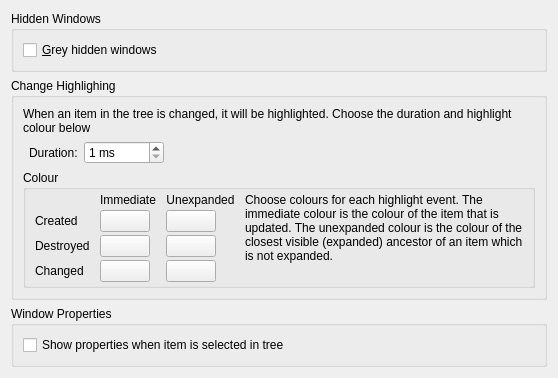
            <widget class="QWidget" name="windowTreePage">
             <layout class="QFormLayout" name="formLayout_5">
              <property name="fieldGrowthPolicy">
               <enum>QFormLayout::AllNonFixedFieldsGrow</enum>
              </property>
              <item row="1" column="0" colspan="2">
               <widget class="QGroupBox" name="groupBox_7">
                <property name="title">
                 <string>Change Highlighing</string>
                </property>
                <layout class="QVBoxLayout" name="verticalLayout_10">
                 <item>
                  <widget class="QLabel" name="label_16">
                   <property name="text">
                    <string>When an item in the tree is changed, it will be highlighted. Choose the duration and highlight colour below</string>
                   </property>
                   <property name="wordWrap">
                    <bool>true</bool>
                   </property>
                  </widget>
                 </item>
                 <item>
                  <widget class="QWidget" name="widget_11" native="true">
                   <layout class="QHBoxLayout" name="horizontalLayout_6">
                    <property name="leftMargin">
                     <number>6</number>
                    </property>
                    <property name="topMargin">
                     <number>0</number>
                    </property>
                    <property name="rightMargin">
                     <number>0</number>
                    </property>
                    <property name="bottomMargin">
                     <number>0</number>
                    </property>
                    <item>
                     <widget class="QLabel" name="label_15">
                      <property name="text">
                       <string>Duration:</string>
                      </property>
                     </widget>
                    </item>
                    <item>
                     <widget class="QSpinBox" name="spnChangeDuration">
                      <property name="suffix">
                       <string> ms</string>
                      </property>
                      <property name="minimum">
                       <number>1</number>
                      </property>
                      <property name="maximum">
                       <number>10000</number>
                      </property>
                     </widget>
                    </item>
                    <item>
                     <spacer name="horizontalSpacer_4">
                      <property name="orientation">
                       <enum>Qt::Horizontal</enum>
                      </property>
                      <property name="sizeHint" stdset="0">
                       <size>
                        <width>40</width>
                        <height>20</height>
                       </size>
                      </property>
                     </spacer>
                    </item>
                   </layout>
                  </widget>
                 </item>
                 <item>
                  <widget class="QGroupBox" name="groupBox_8">
                   <property name="title">
                    <string>Colour</string>
                   </property>
                   <layout class="QHBoxLayout" name="horizontalLayout_5" stretch="0,1">
                    <property name="spacing">
                     <number>10</number>
                    </property>
                    <property name="topMargin">
                     <number>3</number>
                    </property>
                    <property name="bottomMargin">
                     <number>3</number>
                    </property>
                    <item>
                     <widget class="QWidget" name="widget_12" native="true">
                      <layout class="QGridLayout" name="gridLayout_6">
                       <property name="horizontalSpacing">
                        <number>10</number>
                       </property>
                       <property name="verticalSpacing">
                        <number>3</number>
                       </property>
                       <property name="margin">
                        <number>0</number>
                       </property>
                       <item row="0" column="1">
                        <widget class="QLabel" name="label_19">
                         <property name="text">
                          <string>Immediate</string>
                         </property>
                         <property name="alignment">
                          <set>Qt::AlignCenter</set>
                         </property>
                        </widget>
                       </item>
                       <item row="0" column="2">
                        <widget class="QLabel" name="label_20">
                         <property name="text">
                          <string>Unexpanded</string>
                         </property>
                         <property name="alignment">
                          <set>Qt::AlignCenter</set>
                         </property>
                        </widget>
                       </item>
                       <item row="1" column="0">
                        <widget class="QLabel" name="label_17">
                         <property name="text">
                          <string>Created</string>
                         </property>
                        </widget>
                       </item>
                       <item row="1" column="1">
                        <widget class="ColourButton" name="btnCreatedColour1">
                         <property name="minimumSize">
                          <size>
                           <width>50</width>
                           <height>0</height>
                          </size>
                         </property>
                         <property name="maximumSize">
                          <size>
                           <width>50</width>
                           <height>16777215</height>
                          </size>
                         </property>
                         <property name="text">
                          <string/>
                         </property>
                        </widget>
                       </item>
                       <item row="1" column="2">
                        <widget class="ColourButton" name="btnCreatedColour2">
                         <property name="minimumSize">
                          <size>
                           <width>50</width>
                           <height>0</height>
                          </size>
                         </property>
                         <property name="maximumSize">
                          <size>
                           <width>50</width>
                           <height>16777215</height>
                          </size>
                         </property>
                         <property name="text">
                          <string/>
                         </property>
                        </widget>
                       </item>
                       <item row="2" column="0">
                        <widget class="QLabel" name="label_18">
                         <property name="text">
                          <string>Destroyed</string>
                         </property>
                        </widget>
                       </item>
                       <item row="2" column="1">
                        <widget class="ColourButton" name="btnDestroyedColour1">
                         <property name="minimumSize">
                          <size>
                           <width>50</width>
                           <height>0</height>
                          </size>
                         </property>
                         <property name="maximumSize">
                          <size>
                           <width>50</width>
                           <height>16777215</height>
                          </size>
                         </property>
                         <property name="text">
                          <string/>
                         </property>
                        </widget>
                       </item>
                       <item row="2" column="2">
                        <widget class="ColourButton" name="btnDestroyedColour2">
                         <property name="minimumSize">
                          <size>
                           <width>50</width>
                           <height>0</height>
                          </size>
                         </property>
                         <property name="maximumSize">
                          <size>
                           <width>50</width>
                           <height>16777215</height>
                          </size>
                         </property>
                         <property name="text">
                          <string/>
                         </property>
                        </widget>
                       </item>
                       <item row="3" column="0">
                        <widget class="QLabel" name="label_22">
                         <property name="text">
                          <string>Changed</string>
                         </property>
                        </widget>
                       </item>
                       <item row="3" column="1">
                        <widget class="ColourButton" name="btnChangedColour1">
                         <property name="minimumSize">
                          <size>
                           <width>50</width>
                           <height>0</height>
                          </size>
                         </property>
                         <property name="maximumSize">
                          <size>
                           <width>50</width>
                           <height>16777215</height>
                          </size>
                         </property>
                         <property name="text">
                          <string/>
                         </property>
                        </widget>
                       </item>
                       <item row="3" column="2">
                        <widget class="ColourButton" name="btnChangedColour2">
                         <property name="minimumSize">
                          <size>
                           <width>50</width>
                           <height>0</height>
                          </size>
                         </property>
                         <property name="maximumSize">
                          <size>
                           <width>50</width>
                           <height>16777215</height>
                          </size>
                         </property>
                         <property name="text">
                          <string/>
                         </property>
                        </widget>
                       </item>
                      </layout>
                     </widget>
                    </item>
                    <item>
                     <widget class="QLabel" name="label_21">
                      <property name="text">
                       <string>Choose colours for each highlight event. The immediate colour is the colour of the item that is updated. The unexpanded colour is the colour of the closest visible (expanded) ancestor of an item which is not expanded.</string>
                      </property>
                      <property name="alignment">
                       <set>Qt::AlignLeading|Qt::AlignLeft|Qt::AlignTop</set>
                      </property>
                      <property name="wordWrap">
                       <bool>true</bool>
                      </property>
                     </widget>
                    </item>
                   </layout>
                  </widget>
                 </item>
                </layout>
               </widget>
              </item>
              <item row="0" column="0" colspan="2">
               <widget class="QGroupBox" name="groupBox_9">
                <property name="title">
                 <string>Hidden Windows</string>
                </property>
                <layout class="QVBoxLayout" name="verticalLayout_12">
                 <item>
                  <widget class="QCheckBox" name="chGreyHiddenWindows">
                   <property name="text">
                    <string>&amp;Grey hidden windows</string>
                   </property>
                  </widget>
                 </item>
                </layout>
               </widget>
              </item>
              <item row="2" column="0" colspan="2">
               <widget class="QGroupBox" name="groupBox_12">
                <property name="title">
                 <string>Window Properties</string>
                </property>
                <layout class="QVBoxLayout" name="verticalLayout_2">
                 <item>
                  <widget class="QCheckBox" name="chOpenPropertiesOnSelect">
                   <property name="text">
                    <string>Show properties when item is selected in tree</string>
                   </property>
                  </widget>
                 </item>
                </layout>
               </widget>
              </item>
             </layout>
            </widget>
